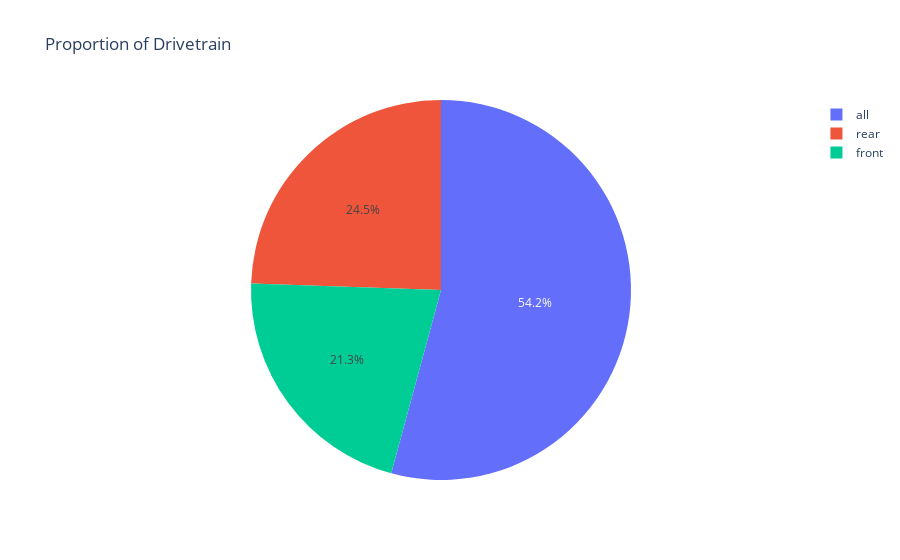

Notebook cell for this chart:
### Markdown cell above
Cell ini menampilkan proporsi jenis mobil yang dijual. Terdapat 12 jenis mobil dan yang paling banyak adalah tipe suv sebanyak 14.3%, kedua adalah pickup 12.2%, dan ketiga adalah cabriolet atau roadster sebanyak 11.4%.

### Code cell
body_type_vis = data.groupby('drivetrain')[['price_usd']].mean().reset_index()
fig = px.pie(body_type_vis,values='price_usd',names='drivetrain',title='Proportion of Drivetrain')

fig.write_image("drivetrain_pie_chart.png", scale=2)  # High-res
fig.show()

### Figure 1 — Plotly figure (JSON) as saved in the notebook; plotly's stock layout.template omitted (floating-point values rounded to 4 significant figures)
{"data": [{"domain": {"x": [0, 1], "y": [0, 1]}, "hovertemplate": "drivetrain=%{label}<br>price_usd=%{value}<extra></extra>", "labels": ["all", "front", "rear"], "legendgroup": "", "name": "", "showlegend": true, "type": "pie", "values": [13640.0, 5364.0, 6154.0]}], "layout": {"legend": {"tracegroupgap": 0}, "title": {"text": "Proportion of Drivetrain"}}}
